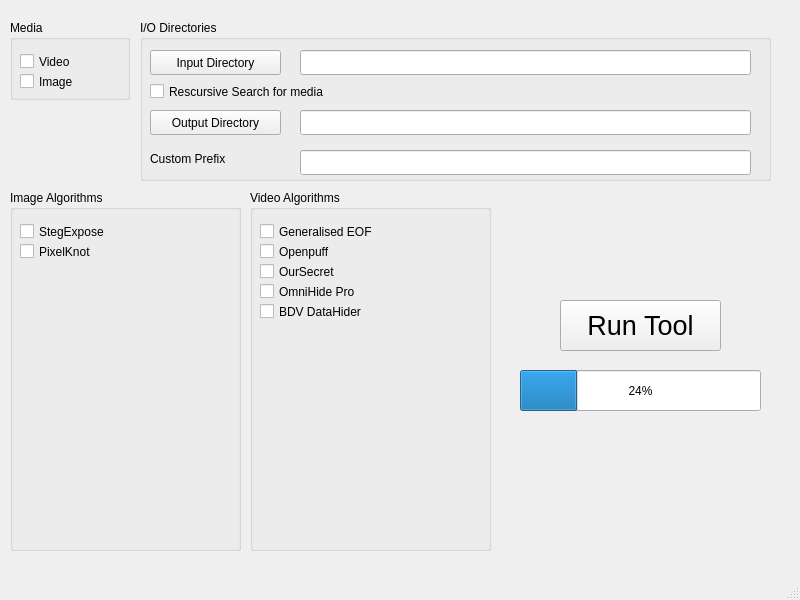
<?xml version="1.0" encoding="UTF-8"?>
<ui version="4.0">
 <class>MainWindow</class>
 <widget class="QMainWindow" name="MainWindow">
  <property name="geometry">
   <rect>
    <x>0</x>
    <y>0</y>
    <width>800</width>
    <height>600</height>
   </rect>
  </property>
  <property name="windowTitle">
   <string>MainWindow</string>
  </property>
  <widget class="QWidget" name="centralwidget">
   <widget class="QGroupBox" name="groupBox">
    <property name="geometry">
     <rect>
      <x>10</x>
      <y>20</y>
      <width>120</width>
      <height>80</height>
     </rect>
    </property>
    <property name="title">
     <string>Media</string>
    </property>
    <widget class="QCheckBox" name="checkBox">
     <property name="geometry">
      <rect>
       <x>10</x>
       <y>30</y>
       <width>92</width>
       <height>23</height>
      </rect>
     </property>
     <property name="text">
      <string>Video</string>
     </property>
    </widget>
    <widget class="QCheckBox" name="checkBox_2">
     <property name="geometry">
      <rect>
       <x>10</x>
       <y>50</y>
       <width>92</width>
       <height>23</height>
      </rect>
     </property>
     <property name="text">
      <string>Image</string>
     </property>
    </widget>
   </widget>
   <widget class="QGroupBox" name="groupBox_2">
    <property name="geometry">
     <rect>
      <x>10</x>
      <y>190</y>
      <width>231</width>
      <height>361</height>
     </rect>
    </property>
    <property name="title">
     <string>Image Algorithms</string>
    </property>
    <widget class="QCheckBox" name="checkBox_3">
     <property name="geometry">
      <rect>
       <x>10</x>
       <y>30</y>
       <width>111</width>
       <height>23</height>
      </rect>
     </property>
     <property name="text">
      <string>StegExpose</string>
     </property>
    </widget>
    <widget class="QCheckBox" name="checkBox_4">
     <property name="geometry">
      <rect>
       <x>10</x>
       <y>50</y>
       <width>92</width>
       <height>23</height>
      </rect>
     </property>
     <property name="text">
      <string>PixelKnot </string>
     </property>
    </widget>
   </widget>
   <widget class="QGroupBox" name="groupBox_3">
    <property name="geometry">
     <rect>
      <x>250</x>
      <y>190</y>
      <width>241</width>
      <height>361</height>
     </rect>
    </property>
    <property name="title">
     <string>Video Algorithms</string>
    </property>
    <widget class="QCheckBox" name="checkBox_6">
     <property name="geometry">
      <rect>
       <x>10</x>
       <y>30</y>
       <width>131</width>
       <height>23</height>
      </rect>
     </property>
     <property name="text">
      <string>Generalised EOF</string>
     </property>
    </widget>
    <widget class="QCheckBox" name="checkBox_7">
     <property name="geometry">
      <rect>
       <x>10</x>
       <y>50</y>
       <width>92</width>
       <height>23</height>
      </rect>
     </property>
     <property name="text">
      <string>Openpuff</string>
     </property>
    </widget>
    <widget class="QCheckBox" name="checkBox_8">
     <property name="geometry">
      <rect>
       <x>10</x>
       <y>110</y>
       <width>131</width>
       <height>23</height>
      </rect>
     </property>
     <property name="text">
      <string>BDV DataHider</string>
     </property>
    </widget>
    <widget class="QCheckBox" name="checkBox_9">
     <property name="geometry">
      <rect>
       <x>10</x>
       <y>90</y>
       <width>121</width>
       <height>23</height>
      </rect>
     </property>
     <property name="text">
      <string>OmniHide Pro</string>
     </property>
    </widget>
    <widget class="QCheckBox" name="checkBox_10">
     <property name="geometry">
      <rect>
       <x>10</x>
       <y>70</y>
       <width>92</width>
       <height>23</height>
      </rect>
     </property>
     <property name="text">
      <string>OurSecret</string>
     </property>
    </widget>
   </widget>
   <widget class="QGroupBox" name="groupBox_4">
    <property name="geometry">
     <rect>
      <x>140</x>
      <y>20</y>
      <width>631</width>
      <height>161</height>
     </rect>
    </property>
    <property name="title">
     <string>I/O Directories</string>
    </property>
    <widget class="QLineEdit" name="lineEdit_3">
     <property name="geometry">
      <rect>
       <x>160</x>
       <y>130</y>
       <width>451</width>
       <height>25</height>
      </rect>
     </property>
    </widget>
    <widget class="QLabel" name="label_2">
     <property name="geometry">
      <rect>
       <x>10</x>
       <y>130</y>
       <width>141</width>
       <height>17</height>
      </rect>
     </property>
     <property name="text">
      <string>Custom Prefix</string>
     </property>
    </widget>
    <widget class="QPushButton" name="pushButton">
     <property name="geometry">
      <rect>
       <x>10</x>
       <y>30</y>
       <width>131</width>
       <height>25</height>
      </rect>
     </property>
     <property name="text">
      <string>Input Directory</string>
     </property>
    </widget>
    <widget class="QCheckBox" name="checkBox_5">
     <property name="geometry">
      <rect>
       <x>10</x>
       <y>60</y>
       <width>221</width>
       <height>23</height>
      </rect>
     </property>
     <property name="text">
      <string>Rescursive Search for media</string>
     </property>
    </widget>
    <widget class="QPushButton" name="pushButton_2">
     <property name="geometry">
      <rect>
       <x>10</x>
       <y>90</y>
       <width>131</width>
       <height>25</height>
      </rect>
     </property>
     <property name="text">
      <string>Output Directory</string>
     </property>
    </widget>
    <widget class="QLineEdit" name="lineEdit_5">
     <property name="geometry">
      <rect>
       <x>160</x>
       <y>30</y>
       <width>451</width>
       <height>25</height>
      </rect>
     </property>
    </widget>
    <widget class="QLineEdit" name="lineEdit_4">
     <property name="geometry">
      <rect>
       <x>160</x>
       <y>90</y>
       <width>451</width>
       <height>25</height>
      </rect>
     </property>
    </widget>
   </widget>
   <widget class="QPushButton" name="pushButton_3">
    <property name="geometry">
     <rect>
      <x>560</x>
      <y>300</y>
      <width>161</width>
      <height>51</height>
     </rect>
    </property>
    <property name="font">
     <font>
      <pointsize>20</pointsize>
     </font>
    </property>
    <property name="text">
     <string>Run Tool</string>
    </property>
   </widget>
   <widget class="QProgressBar" name="progressBar">
    <property name="geometry">
     <rect>
      <x>520</x>
      <y>370</y>
      <width>241</width>
      <height>41</height>
     </rect>
    </property>
    <property name="value">
     <number>24</number>
    </property>
   </widget>
  </widget>
  <widget class="QMenuBar" name="menubar">
   <property name="geometry">
    <rect>
     <x>0</x>
     <y>0</y>
     <width>800</width>
     <height>22</height>
    </rect>
   </property>
  </widget>
  <widget class="QStatusBar" name="statusbar"/>
 </widget>
 <resources/>
 <connections>
  <connection>
   <sender>pushButton</sender>
   <signal>clicked()</signal>
   <receiver>MainWindow</receiver>
   <slot>browseSlot()</slot>
   <hints>
    <hint type="sourcelabel">
     <x>198</x>
     <y>84</y>
    </hint>
    <hint type="destinationlabel">
     <x>98</x>
     <y>164</y>
    </hint>
   </hints>
  </connection>
  <connection>
   <sender>pushButton_2</sender>
   <signal>clicked()</signal>
   <receiver>MainWindow</receiver>
   <slot>outSlot()</slot>
   <hints>
    <hint type="sourcelabel">
     <x>234</x>
     <y>145</y>
    </hint>
    <hint type="destinationlabel">
     <x>122</x>
     <y>192</y>
    </hint>
   </hints>
  </connection>
 </connections>
 <slots>
  <slot>browseSlot()</slot>
  <slot>outSlot()</slot>
 </slots>
</ui>
